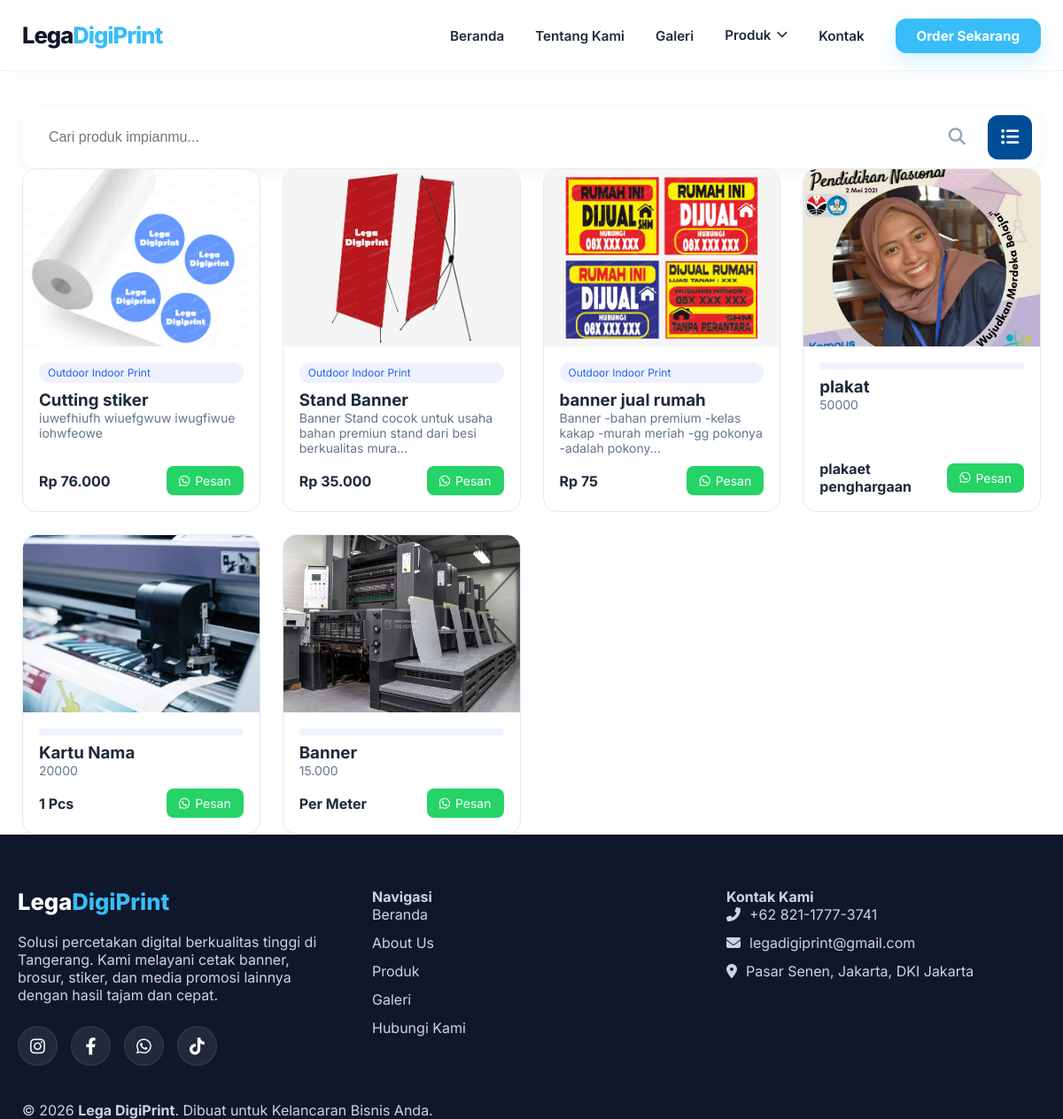
/produk.php, run on the app's committed database.
### tables this page shows
CREATE TABLE `produk` (
  `id` int(11) NOT NULL,
  `nama_produk` varchar(100) DEFAULT NULL,
  `kategori` varchar(100) DEFAULT NULL,
  `deskripsi` text DEFAULT NULL,
  `harga` varchar(50) DEFAULT NULL,
  `gambar` varchar(255) DEFAULT NULL
);

### produk.php (the view, shortened to what this page needs)
<?php
include "config/koneksi.php";
include "layout/header.php";
$search = isset($_GET['search']) ? mysqli_real_escape_string($conn, $_GET['search']) : '';
$query_str = "SELECT * FROM produk WHERE 1=1";
$query_str .= " ORDER BY id DESC";
$data = mysqli_query($conn, $query_str);
?>
<main class="product-page">
    <div class="filter-wrapper">
        <div class="container">
            <div class="search-category-container">
                <div class="search-box">
                    <form action="" method="GET">
                        <input type="text" name="search" placeholder="Cari produk impianmu..." value="<?php echo $search; ?>">
                        <button type="submit">
                            <i class="fas fa-search"></i>
                        </button>
                    </form>
                </div>
                <div class="category-menu">
                    <button class="btn-hamburger" onclick="toggleCategory()">
                        <i class="fas fa-list-ul"></i>
                    </button>
                </div>
            </div>
        </div>
    </div>
    <section class="product-section section-padding">
        <div class="container">
            <div class="product-grid">
                <?php if ($data && mysqli_num_rows($data) > 0): ?>
                    <?php while ($p = mysqli_fetch_array($data)): ?>
                        <div class="product-card">
                            <a href="detail_produk.php?id=<?php echo $p['id']; ?>" class="product-img-link">
                                <div class="product-img">
                                </div>
                            </a>
                            <div class="product-info">
                                <div class="category-tag">
                                    <?php echo $p['kategori']; ?>
                                </div>
                                <h3>
                                    <a href="detail_produk.php?id=<?php echo $p['id']; ?>" style="text-decoration:none;color:inherit;">
                                        <?php echo $p['nama_produk']; ?>
                                    </a>
                                </h3>
                                <p class="desc">
                                    <?php
                                    echo (strlen($p['deskripsi']) > 80)
                                        ? substr($p['deskripsi'], 0, 80) . "..."
                                        : $p['deskripsi'];
                                    ?>
                                </p>
                                <div class="price-action">
                                    <div class="price">
                                        <?php
                                        echo is_numeric($p['harga'])
                                            ? "Rp " . number_format($p['harga'], 0, ',', '.')
                                            : $p['harga'];
                                        ?>
                                    </div>
                                    <a href="https://wa.me/628123456789?text=Halo, saya ingin pesan produk: <?php echo urlencode($p['nama_produk']); ?>"
                                       class="btn-order" target="_blank">
                                        <i class="fab fa-whatsapp"></i>
                                        Pesan
                                    </a>
                                </div>
                            </div>
                        </div>
                    <?php endwhile; ?>
                <?php endif; ?>
            </div>
        </div>
    </section>
</main>
<?php include "layout/footer.php"; ?>

### layout/header.php (style rules this page uses)
:root { --primary: #38bdf8; --primary-dark: #0284c7; --dark: #0f172a; --text-main: #1e293b; --white: #ffffff; --transition: all 0.3s cubic-bezier(0.4, 0, 0.2, 1); }
* { margin: 0; padding: 0; box-sizing: border-box; }
body { font-family: 'Inter', sans-serif; color: var(--text-main); overflow-x: hidden; }
.container { max-width: 1200px; margin: 0 auto; padding: 0 25px; }

### produk.php (style rules this page uses)
.filter-wrapper { padding-top: 40px; }
.search-category-container { display: flex; gap: 15px; align-items: center; background: white; padding: 10px; border-radius: 16px; box-shadow: 0 4px 15px rgba(0,0,0,0.05); }
.search-box { flex: 1; position: relative; }
.search-box input { width: 100%; padding: 15px 20px; border: none; background: transparent; font-size: 1rem; outline: none; }
.search-box button { position: absolute; right: 10px; top: 50%; transform: translateY(-50%); background: none; border: none; color: #94a3b8; cursor: pointer; font-size: 1.2rem; }
.btn-hamburger { background: #004d95; color: white; border: none; width: 50px; height: 50px; border-radius: 12px; cursor: pointer; display: flex; align-items: center; justify-content: center; font-size: 1.3rem; transition: 0.3s; }
.category-menu { position: relative; }
.product-grid { display: grid; grid-template-columns: repeat(auto-fit, minmax(250px, 1fr)); gap: 25px; }
.product-card { background: white; border-radius: 16px; overflow: hidden; border: 1px solid #e2e8f0; transition: 0.3s; display: flex; flex-direction: column; }
.product-img { width: 100%; height: 200px; overflow: hidden; position: relative; }
.product-info { padding: 18px; display: flex; flex-direction: column; flex: 1; }
.category-tag { background: #eef2ff; color: #2563eb; padding: 4px 10px; font-size: 12px; border-radius: 20px; display: inline-block; margin-bottom: 8px; }
.desc { font-size: 14px; color: #64748b; margin-bottom: 12px; }
.price-action { margin-top: auto; display: flex; justify-content: space-between; align-items: center; }
.price { font-weight: 700; }
.btn-order { background: #25D366; color: white; padding: 8px 14px; border-radius: 8px; text-decoration: none; font-size: 14px; display: flex; gap: 6px; align-items: center; }

### data on the page
produk: kategori "Outdoor Indoor Print", nama_produk "Cutting stiker", deskripsi "iuwefhiufh wiuefgwuw iwugfiwue iohwfeowe", harga "76.000"
produk: kategori "Outdoor Indoor Print", nama_produk "Stand Banner", deskripsi "Banner Stand cocok untuk usaha bahan premiun stand dari besi berkualitas mura", harga "35.000"
produk: kategori "Outdoor Indoor Print", nama_produk "banner jual rumah", deskripsi "Banner -bahan premium -kelas kakap -murah meriah -gg pokonya -adalah pokony", harga "75"
produk: nama_produk "plakat", deskripsi "50000", harga "plakaet penghargaan"
produk: nama_produk "Kartu Nama", deskripsi "20000", harga "1 Pcs"
produk: nama_produk "Banner", deskripsi "15.000", harga "Per Meter"
